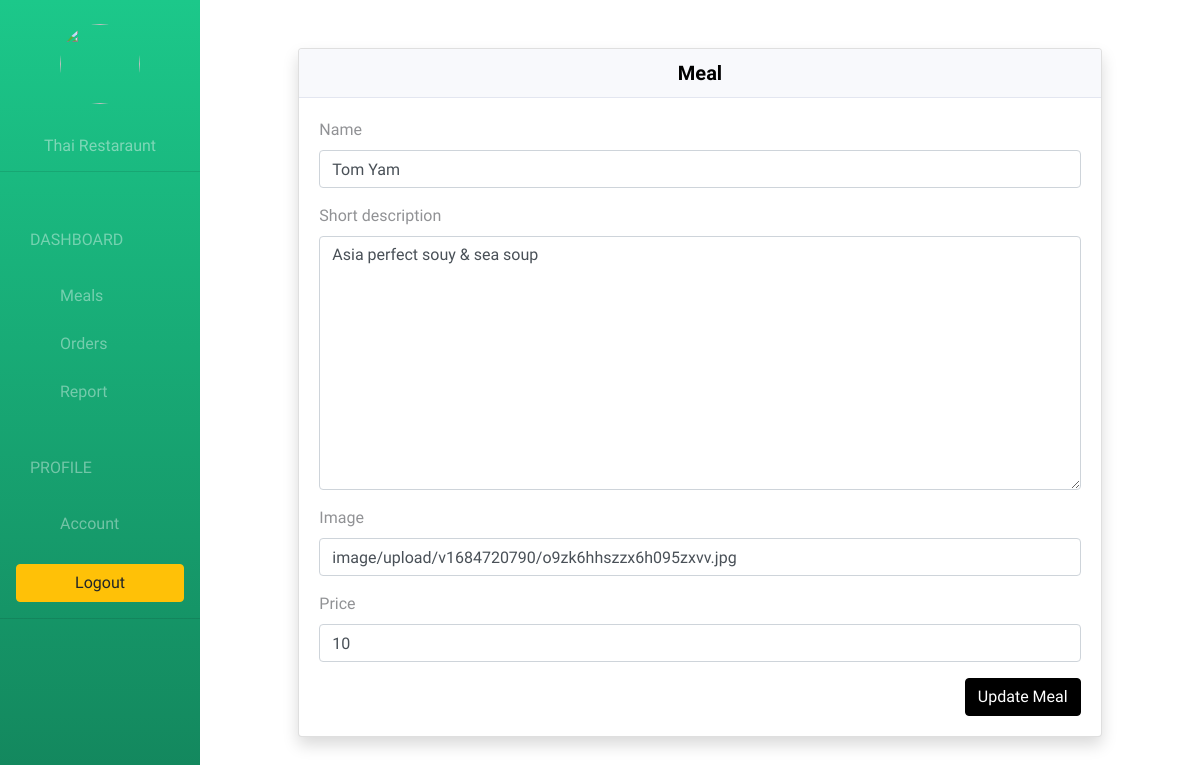
The page /restaurant/meal/edit/6 (signed in) on the database its author committed.
### coreapp/models.py (models this page shows, shortened)
class Restaurant(models.Model):
    user  = models.OneToOneField(User, on_delete=models.CASCADE, related_name='restaurant')
    name  = models.CharField(max_length=255)
    phone = models.CharField(max_length=255)
    address = models.CharField(max_length=255)
    logo = CloudinaryField('image')

class Meal(models.Model):
    restaurant = models.ForeignKey(Restaurant, on_delete=models.CASCADE, related_name='restaurant')
    name = models.CharField(max_length=255)
    short_description = models.TextField(max_length=500)
    image = CloudinaryField('image')
    price = models.IntegerField(default=0)

### coreapp/views.py (the view)
# urls.py: path('restaurant/meal/edit/<int:meal_id>', views.restaurant_edit_meal,name='restaurant_edit_meal'),
@login_required(login_url='/restaurant/sign_in/')
def restaurant_edit_meal(request, meal_id):
    if request.method == "POST":
        meal_form = MealForm(request.POST, request.FILES, instance=Meal.objects.get(id=meal_id))
        if meal_form.is_valid():
            meal_form.save()
            return redirect(restaurant_meal)
    meal_form = MealForm(instance=Meal.objects.get(id=meal_id))
    return render(request, 'restaurant/edit_meal.html', {
        "meal_form": meal_form
    })

### coreapp/forms.py
class MealForm(forms.ModelForm):
    class Meta:
        model = Meal
        exclude = ("restaurant",)

### coreapp/templates/restaurant/edit_meal.html (shortened to what this page needs)
{% extends 'restaurant/base.html' %}
{% load bootstrap4 %}
{% block body %}
    <div class="row">
        <div class="col-md-10 offset-md-1">
            <div class="card shadow text-white mb-3 mt-5">
                <div class="card-header text-center">
                    <h5 class="m-0 font-weight-bold text-black">Meal</h5>
                </div>
                <div class="card-body">
                    <form action="" method="post" enctype="multipart/form-data">
                        {% bootstrap_form meal_form %}
                        <button type="submit" class="btn btn-black float-right">Update Meal</button>
                    </form>
                </div>
            </div>
        </div>
    </div>
{% endblock %}

### coreapp/templates/restaurant/base.html (shortened to what this page needs)
{% extends 'restaurant/layout.html' %}
{% block sidebar %}
{% url 'restaurant_meal'    as restaurant_meal_url %}
{% url 'restaurant_order'   as restaurant_order_url %}
{% url 'restaurant_report'  as restaurant_report_url %}
{% url 'restaurant_account' as restaurant_account_url %}
<div class="text-center mt-4">
    <img src="{{ request.user.restaurant.logo.url}}" class="rounded-circle" width="80" height="80" alt="">
    <br><br>
    <h6>{{ request.user.restaurant.name }}</h6>
</div>
<hr>
<div class="list-group">
    <span class="text-uppercase">Dashboard</span>
    <a href="{% url 'restaurant_meal' %}"
        class="list-group-item {% if request.path == restaurant_meal_url %} active {% endif %}">Meals</a>
    <a href="{% url 'restaurant_order' %}"
        class="list-group-item {% if request.path == restaurant_order_url %} active {% endif %}">
        Orders
    </a>
    <a href="{% url 'restaurant_report' %}"
        class="list-group-item {% if request.path == restaurant_report_url %} active {% endif %}">Report</a>
    <span class="text-uppercase">Profile</span>
    <a href="{% url 'restaurant_account' %}"
        class="list-group-item {% if request.path == restaurant_account_url %} active {% endif %}">Account</a>
</div>
<div class="text-center my-3 mx-3">
    <a href="{% url 'restaurant_sign_out' %}" class="btn btn-warning btn-block">Logout</a>
</div>
<hr>
{% endblock %}

### static/css/styles.css (style rules this page uses)
body { font-family: "Quicksand", "Helvetica Neue", "Helvetica", "Arial", sans-serif; }
.btn-black { color: white; background-color: black; border-color: black; }
.sidebar > div:first-child { font-weight: bold; color: white; }
.sidebar > div:first-child > h6 { color: #f8f8f873; }
.sidebar .list-group > span { color: #ffffff66; display: block; margin-top: 20px; padding: 20px 30px; font-size: 16px; font-weight: 300; }
.sidebar .list-group .list-group-item { background-color: transparent; color: #ffffff66; border: 0; padding-left: 60px; padding-right: 30px; }
.card-header { padding: 0.75rem 1.25rem; margin-bottom: 0; background-color: #f8f9fc; border-bottom: 1px solid #e3e6f0; }
.card-body { color: #919295; }
.text-black { color: black; }

### rows shown on the page
Meal: name "Tom Yam", short_description "Asia perfect souy & sea soup", image "image/upload/v1684720790/o9zk6hhszzx6h095zxvv.jpg", price "10"

### other values the page prints
{{ request.user.restaurant.name }} "Thai Restaraunt"
